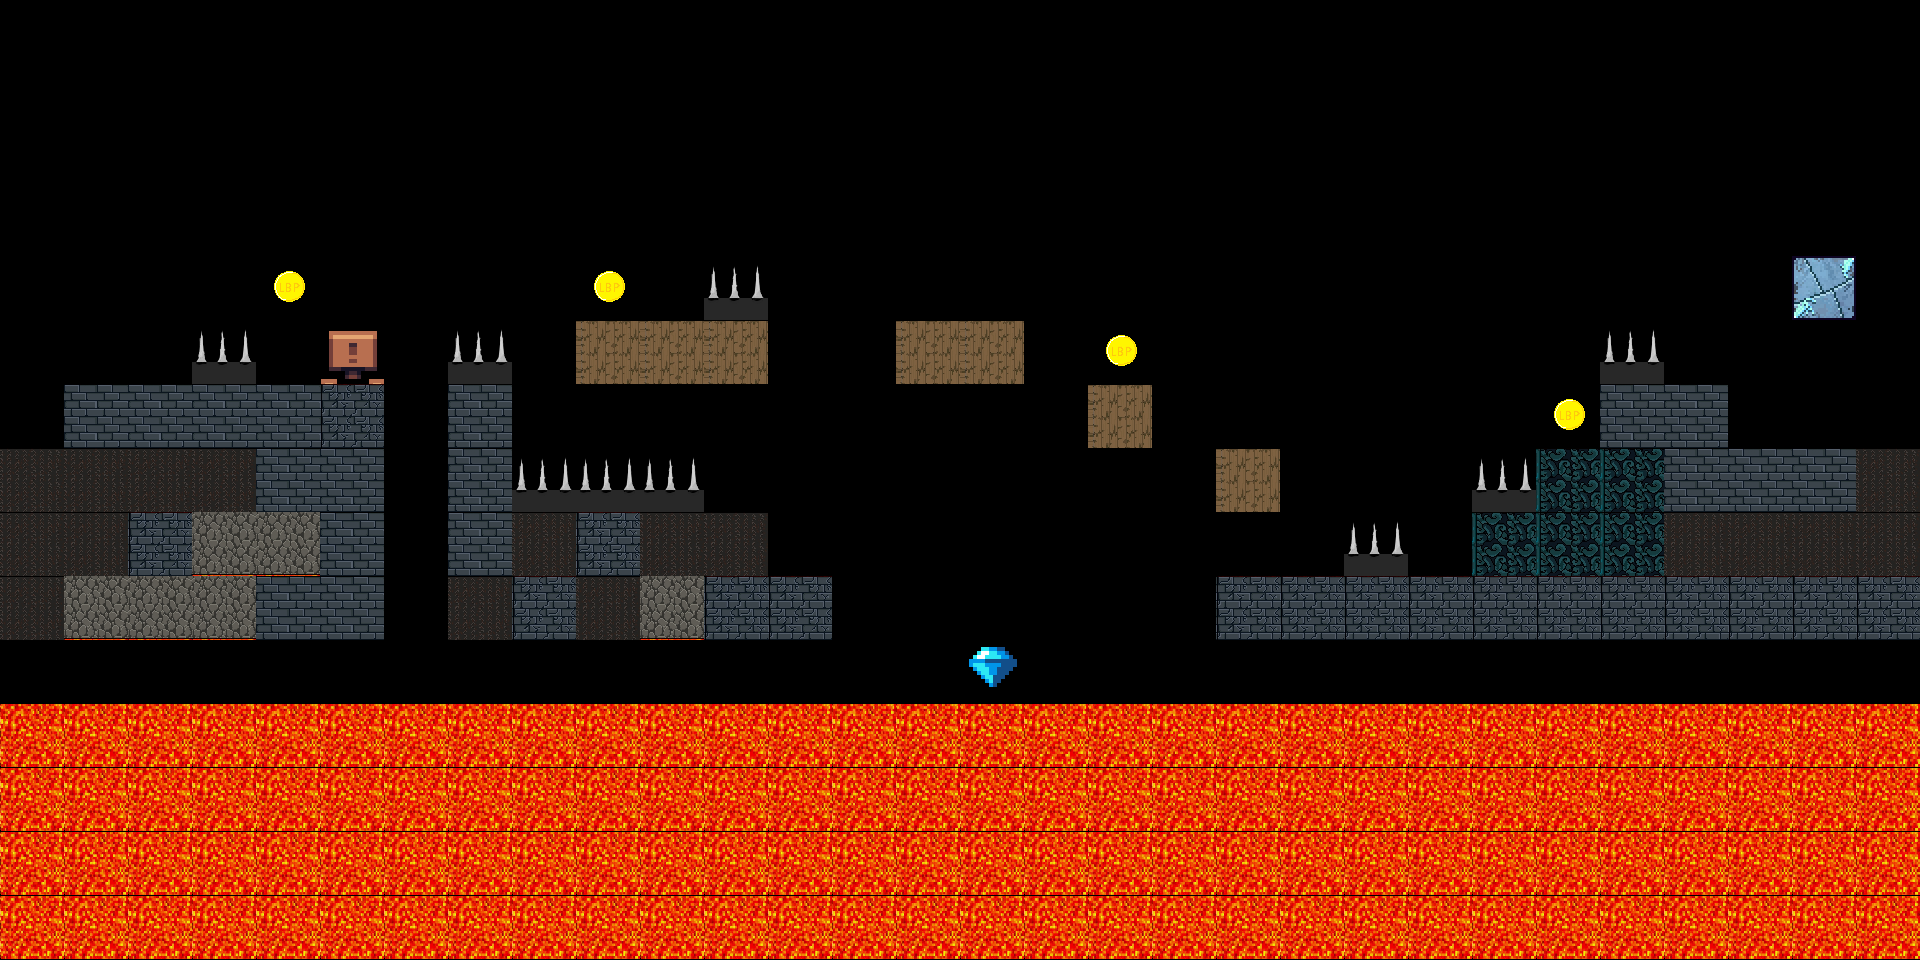

Below is a game level as drawn by its tile map, then a one-line description and the .tmx file that defines it, in full:
An orthogonal 30x15 tile map with 64x64 px tiles, 1 tile layer (Tile Layer 1), 2 tilesets.

<map version="1.10" tiledversion="1.11.0" orientation="orthogonal" renderorder="right-down" width="30" height="15" tilewidth="64" tileheight="64" infinite="0" nextlayerid="2" nextobjectid="1">
 <editorsettings>
  <export target="map3.csv" format="csv" />
 </editorsettings>
 <tileset firstgid="1" source="../tileset.tsx" />
 <tileset firstgid="1" source="tileset.tsx" />
 <layer id="1" name="Tile Layer 1" width="30" height="15">
  <data encoding="csv">
0,0,0,0,0,0,0,0,0,0,0,0,0,0,0,0,0,0,0,0,0,0,0,0,0,0,0,0,0,0,
0,0,0,0,0,0,0,0,0,0,0,0,0,0,0,0,0,0,0,0,0,0,0,0,0,0,0,0,0,0,
0,0,0,0,0,0,0,0,0,0,0,0,0,0,0,0,0,0,0,0,0,0,0,0,0,0,0,0,0,0,
0,0,0,0,0,0,0,0,0,0,0,0,0,0,0,0,0,0,0,0,0,0,0,0,0,0,0,0,0,0,
0,0,0,0,7,0,0,0,0,7,0,6,0,0,0,0,0,0,0,0,0,0,0,0,0,0,0,0,170,0,
0,0,0,6,0,110,0,6,0,25,25,25,0,0,25,25,0,7,0,0,0,0,0,0,0,6,0,0,0,0,
0,61,61,61,61,62,0,61,0,0,0,0,0,0,0,0,0,25,0,0,0,0,0,0,7,61,61,0,0,0,
41,41,41,41,61,61,0,61,6,6,6,0,0,0,0,0,0,0,0,25,0,0,0,6,44,44,61,61,61,41,
41,41,62,29,29,61,0,61,41,62,41,41,0,0,0,0,0,0,0,0,0,6,0,44,44,44,41,41,41,41,
41,29,29,29,61,61,0,41,62,41,29,62,62,0,0,0,0,0,0,62,62,62,62,62,62,62,62,62,62,62,
0,0,0,0,0,0,0,0,0,0,0,0,0,0,0,137,0,0,0,0,0,0,0,0,0,0,0,0,0,0,
49,49,49,49,49,49,49,49,49,49,49,49,49,49,49,49,49,49,49,49,49,49,49,49,49,49,49,49,49,49,
49,49,49,49,49,49,49,49,49,49,49,49,49,49,49,49,49,49,49,49,49,49,49,49,49,49,49,49,49,49,
49,49,49,49,49,49,49,49,49,49,49,49,49,49,49,49,49,49,49,49,49,49,49,49,49,49,49,49,49,49,
49,49,49,49,49,49,49,49,49,49,49,49,49,49,49,49,49,49,49,49,49,49,49,49,49,49,49,49,49,49
</data>
 </layer>
</map>
